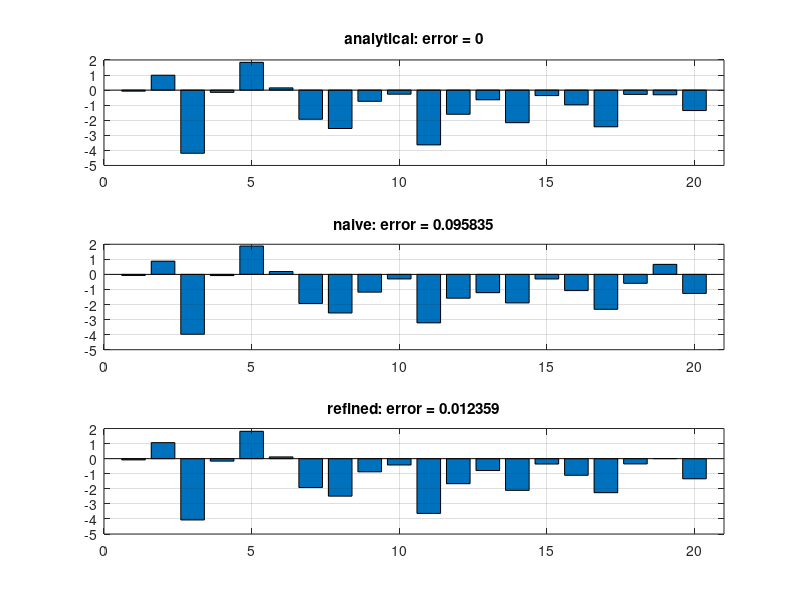

The MATLAB script that drew this image:
% this script computes VaR and contributions to VaR from each exposure
% - semi-analytically (under generic elliptical assumption)
% - naively-empirical (VaR is percentile, contributions are numerical derivative
% - refined-empirical (VaR from kernel smoothing, contributions as expectations
% see "Risk and Asset Allocation" - Springer (2005), by A. Meucci

clc; clear; close all;
%%%%%%%%%%%%%%%%%%%%%%%%%%%%%%%%%%%%%%%%%%%%%%%%%%%%%%%%%%%%%%%%%%%%%%%%%%%%%%%%%%%%%%%%%%%%%%%%%%%%%%%%%%%%%%%%%%%
% inputs 

N=20; % number of assets
NumSimul=100000; % number of simulations

% elliptical market parameters: 
Mu=rand(N,1); % location
A=rand(N,N)-.5; % scatter
Sigma=A*A';
R = (lognrnd(0,.2,NumSimul,1)-7).^2; % radial distribution

% allocation
a=rand(N,1)-.5;

% VaR confidence
c=.95;

%%%%%%%%%%%%%%%%%%%%%%%%%%%%%%%%%%%%%%%%%%%%%%%%%%%%%%%%%%%%%%%%%%%%%%%%%%%%%%%%%%%%%%%%%%%%%%%%%%%%%%%%%%%%%%%%%%%
% generate market scenarios
Z=randn(NumSimul,N);
norm_Z=sqrt(sum(Z.*Z,2));
U=Z./(norm_Z*ones(1,N));  % uniform on sphere
X=U.*(R*ones(1,N));       % elliptical, standard
M=ones(NumSimul,1)*Mu'+X*A'; % elliptical, general

%%%%%%%%%%%%%%%%%%%%%%%%%%%%%%%%%%%%%%%%%%%%%%%%%%%%%%%%%%%%%%%%%%%%%%%%%%%%%%%%%%%%%%%%%%%%%%%%%%%%%%%%%%%%%%%%%%%
% semi-analytical approach

% compute quantile of standard marginal numerically
StandardizedQuantile=prctile(X(:,1),(1-c)*100);
% compute VaR and contributions analytically
VaR_an=Mu'*a+StandardizedQuantile*sqrt(a'*Sigma*a)
DVaR_an=Mu+StandardizedQuantile*Sigma*a/sqrt(a'*Sigma*a);
ContrVaR_an=a.*DVaR_an;

%%%%%%%%%%%%%%%%%%%%%%%%%%%%%%%%%%%%%%%%%%%%%%%%%%%%%%%%%%%%%%%%%%%%%%%%%%%%%%%%%%%%%%%%%%%%%%%%%%%%%%%%%%%%%%%%%%%
% empirical naive approach

% compute objective
Psi = M*a;

% compute naive VaR as percentile
VaR_simul=prctile(Psi,(1-c)*100);

% compute naive gradient as perturbation
DVaR_simul=[];
for n=1:N
    e=zeros(N,1); 
    e(n)=.01;
    Psi_up=M*(a+e);    
    VaR_up=prctile(Psi_up,(1-c)*100);

    DVaR_simul=[DVaR_simul
        (VaR_up-VaR_simul)/e(n)];
end

% compute marginal contributions
ContrVaR_simul=a.*DVaR_simul;

BadError=mean((ContrVaR_simul-ContrVaR_an).^2);

%%%%%%%%%%%%%%%%%%%%%%%%%%%%%%%%%%%%%%%%%%%%%%%%%%%%%%%%%%%%%%%%%%%%%%%%%%%%%%%%%%%%%%%%%%%%%%%%%%%%%%%%%%%%%%%%%%%
% empirical refined approach

% sort market accoring to objective scenarios
[Sort_Psi,Index]=sort(Psi);
Sort_M=M(Index,:);

% define smoothing  kernel for the empirical VaR computation
th=ceil((1-c)*NumSimul); % percentile index
bw=NumSimul/700; % bandwidth
sm=normpdf([1:NumSimul]',th,bw); % smoother
sm=sm/sum(sm); % normalize smoother

% compute VaR as kernel smoohting
VaR_simul_refined=Sort_Psi'*sm

% compute gradient as expectation
DVaR_simul_refined=0*a;
for n=1:N
    DVaR_simul_refined(n)=sm'*Sort_M(:,n);
end
% compute marginal contributions
ContrVaR_simul_refined=a.*DVaR_simul_refined;

GoodError=mean((ContrVaR_simul_refined-ContrVaR_an).^2);

%%%%%%%%%%%%%%%%%%%%%%%%%%%%%%%%%%%%%%%%%%%%%%%%%%%%%%%%%%%%%%%%%%%%%%%%%%%%%%%%%%%%%%%%%%%%%%%%%%%%%%%%%%%%%%%
% plots

figure

subplot(3,1,1)
bar(ContrVaR_an)
xlim([0 N+1])
y_lim=get(gca,'ylim');
grid on
title(['analytical: error = 0'])

subplot(3,1,2)
bar(ContrVaR_simul)
xlim([0 N+1])
set(gca,'ylim',y_lim)
grid on
title(['naive: error = ' num2str(BadError)])

subplot(3,1,3)
bar(ContrVaR_simul_refined)
xlim([0 N+1])
set(gca,'ylim',y_lim)
grid on
title(['refined: error = ' num2str(GoodError)])
